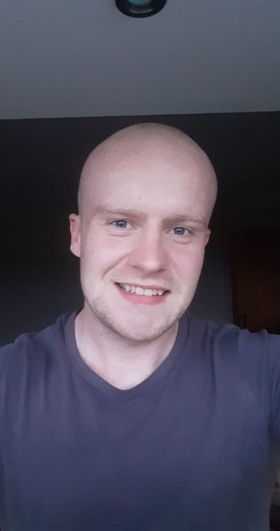
#> input picture college_pic.jpg, 280 x 531 px
$ python haar_cascade.py
#> lines starting #> are read from the running program, lines starting #| are printed output that depends on the picture; after the words box and inside, x2 and y2 are one past the last pixel; in counts of white or black regions, pixels touching at a corner belong together
### user_input.py
# -*- coding: utf-8 -*-
"""
Created on Sat Jan  2 16:40:02 2021

@author: Niall
"""

#Get used input for the program

def user_input():
    print("Please enter the name of the jpg image you would like facial detection performed on,")
    print("Its important that this image is stored in the same directory as the program")
    user_i = input("Enter the filename including the .jpg extension: ")
#> the answer given: college_pic.jpg
    tester = user_i.endswith(".jpg")
    if(tester == False):
        print("")
        print("Incorrect input")
        print("")
        user_input()
    return user_i

### haar_cascade.py
# -*- coding: utf-8 -*-
"""
Created on Sat Jan  2 16:14:09 2021

@author: Niall
"""

import numpy as np
import cv2
import user_input


#xml files including the trainer parts
face_cascade = cv2.CascadeClassifier('haarcascade_frontalface_default.xml')
eye_cascade = cv2.CascadeClassifier('haarcascade_eye.xml')

def grayscale():
    """
    Ask a user for input and grayscale an image

    Returns
    -------
    gray : image file
        A grayscaled image.
    img : image file
        A user inputted image.

    """
    try:
        img = cv2.imread(user_input.user_input())
#> img is the input picture: shape (531, 280, 3); mean B, G, R 92.9, 76.7, 80.7
        gray = cv2.cvtColor(img, cv2.COLOR_BGR2GRAY)
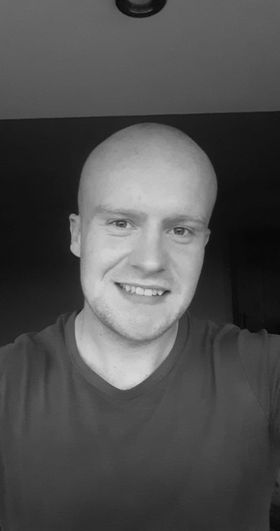
#> gray: shape (531, 280); min 4, max 218, mean 79.8
        return gray,img
    except(cv2.error):
        print("Image file was incorrectly entered please enter again")
        grayscale()

def draw_faces(img,gray):
    """
    Use the haar cascade model to find and draw faces on a specified image.

    Parameters
    ----------
    gray : image file
        A grayscaled image.
    img : image file
        A user inputted image.


    Returns
    -------
    None.

    """
    faces = face_cascade.detectMultiScale(gray, 1.3, 5)
#> faces = [[70, 164, 159, 159]]
    for (x,y,w,h) in faces:
        img = cv2.rectangle(img,(x,y),(x+w,y+h),(255,0,0),2)
        roi_gray = gray[y:y+h, x:x+w]
        roi_color = img[y:y+h, x:x+w]
        eyes = eye_cascade.detectMultiScale(roi_gray)
        for (ex,ey,ew,eh) in eyes:
            cv2.rectangle(roi_color,(ex,ey),(ex+ew,ey+eh),(0,255,0),2)
#> this loop made 1 pass
#> pass 1, in draw_faces, `img = cv2.rectangle(img,(x,y),(x+w,y+h),(255,0,0),2)`:
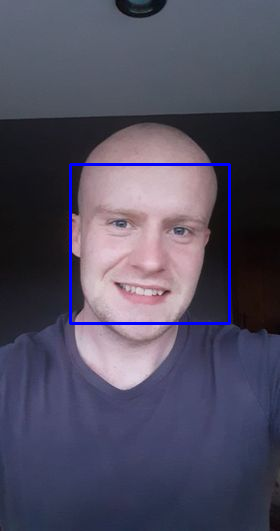
#> img: shape (531, 280, 3); 1.28% of pixels changed, all inside (x1, y1, x2, y2) = (69, 163, 231, 325)
#> pass 1, in draw_faces, `roi_gray = gray[y:y+h, x:x+w]`:
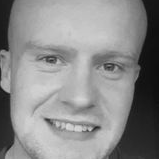
#> roi_gray: shape (159, 159); min 13, max 217, mean 138.6
#> pass 1, in draw_faces, `roi_color = img[y:y+h, x:x+w]`:
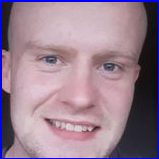
#> roi_color: shape (159, 159, 3); mean B, G, R 144, 127.3, 151.6
#> after the loop:
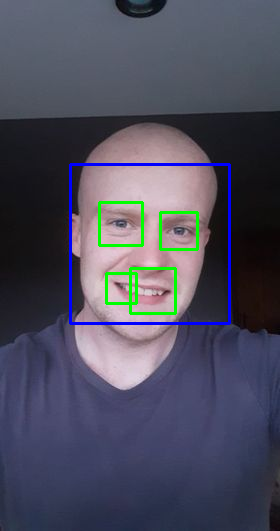
#> img: shape (531, 280, 3); 1.23% of pixels changed, all inside (x1, y1, x2, y2) = (98, 201, 199, 315)
#> after the loop:
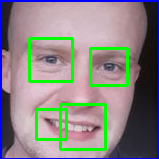
#> roi_color: shape (159, 159, 3); 7.22% of pixels changed, all inside (x1, y1, x2, y2) = (28, 37, 129, 151)

if __name__ == "__main__":
    gray,img = grayscale()
    draw_faces(img,gray)

    cv2.imshow('img',img)
    cv2.waitKey(0)
    cv2.destroyAllWindows()

$ run again, on faces2.jpg
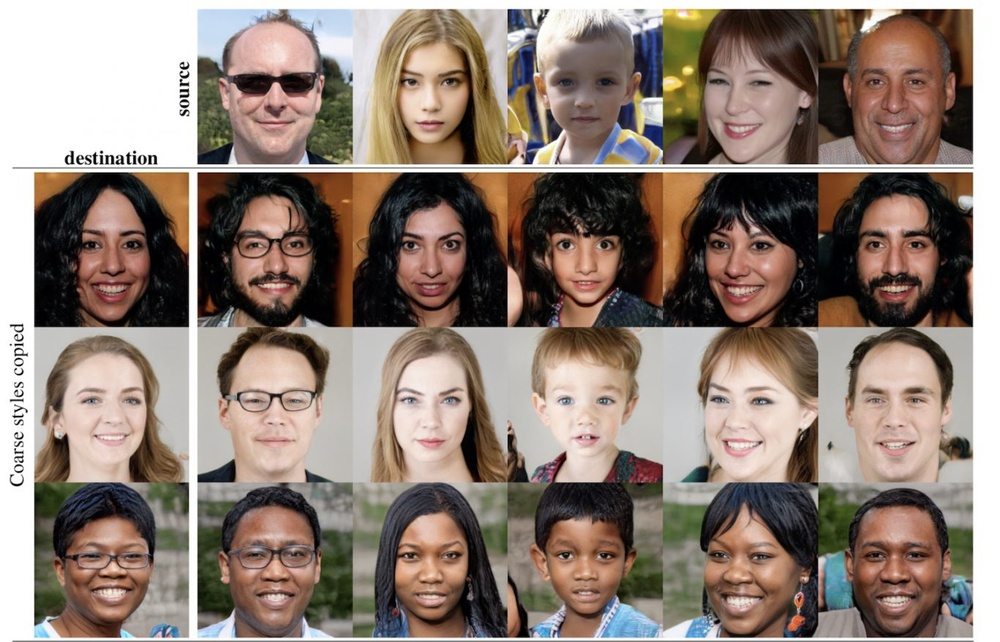
#> input picture faces2.jpg, 1000 x 642 px, shrunk from 1366 x 877 before the run
#> in grayscale, img is the input picture: shape (642, 1000, 3); mean B, G, R 116.1, 126, 141.7
#> faces = 22 rows, first 6: [385, 50, 89, 89], [840, 39, 109, 109], [386, 212, 91, 91], [64, 208, 98, 98], [544, 220, 81, 81], [379, 363, 100, 100]
#> the loop in draw_faces, `for (x,y,w,h) in faces:` made 22 passes
#> (x, y, w, h, eyes) on passes 1 to 7: (385, 50, 89, 89, [[14, 21, 24, 24], [52, 19, 25, 25]]), (840, 39, 109, 109, [[22, 30, 25, 25], [62, 31, 25, 25]]), (386, 212, 91, 91, [[51, 20, 25, 25], [12, 20, 26, 26]]), (64, 208, 98, 98, [[53, 23, 27, 27], [15, 24, 26, 26]]), (544, 220, 81, 81, [[9, 12, 26, 26], [49, 14, 23, 23]]), (379, 363, 100, 100, [[19, 26, 24, 24], [59, 25, 24, 24]]), (834, 351, 121, 121, [[27, 35, 28, 28], [68, 38, 23, 23]])
#> after the loop in draw_faces, `for (x,y,w,h) in faces:`:
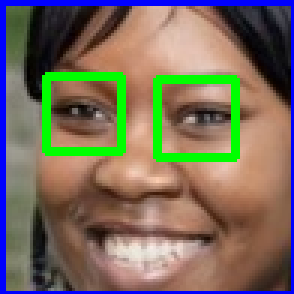
#> roi_color: shape (98, 98, 3) (shown 3 times larger); mean B, G, R 93.2, 109.2, 119.9
#> after the loop in draw_faces, `for (x,y,w,h) in faces:`:
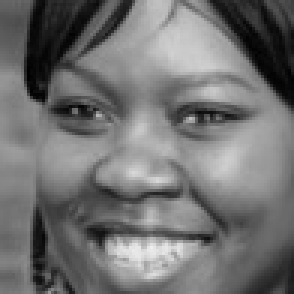
#> roi_gray: shape (98, 98) (shown 3 times larger); min 0, max 238, mean 113.4
